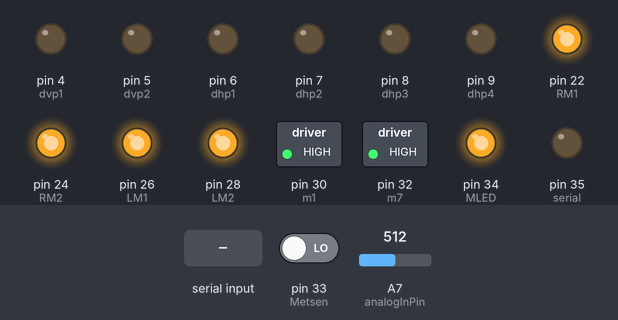
Simulated run of this sketch. Board: Arduino Mega 2560, built with avr-gcc and run on an emulated ATmega2560. On the bench: switched loads named in the sketch (green lamp = pin HIGH), output pins drawn as LEDs (lit = HIGH). Inputs (shaded band) come from the test bench; at power-on: pin 33 (Metsen) LOW, A7 (analogInPin) = 512. Pins used as bus, display or sensor lines are not drawn; what the sketch prints to the serial monitor is not drawn.

Above: at 1.2 s.
1.3 s: "90,45\n" received over Serial
At 1.6 s:
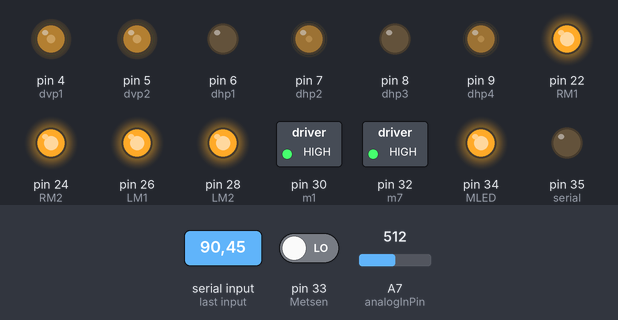
2.8 s: "30,150\n" received over Serial
At 4.0 s:
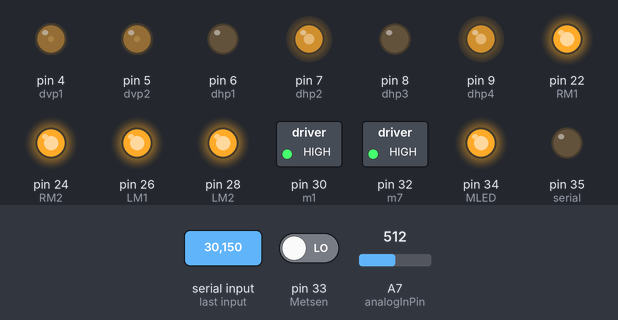
4.3 s: "0\n" received over Serial
At 5.1 s:
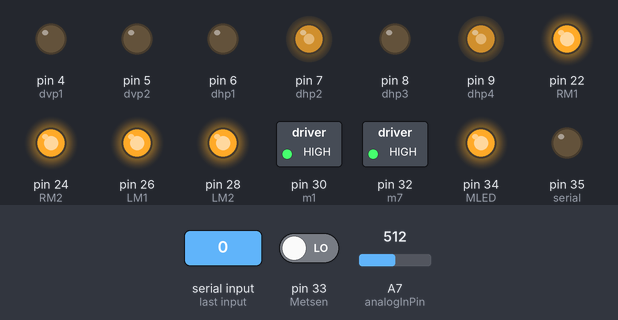
5.8 s: "90\n" received over Serial
At 6.3 s:
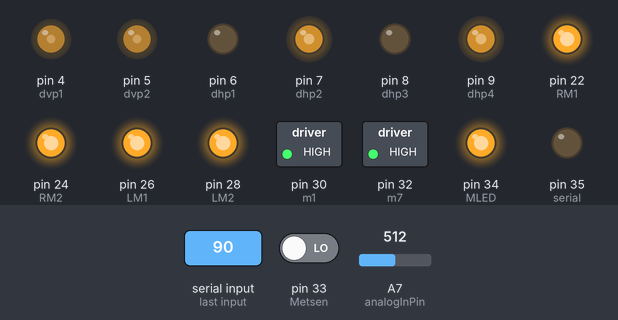
7.3 s: "200\n" received over Serial
At 8.6 s:
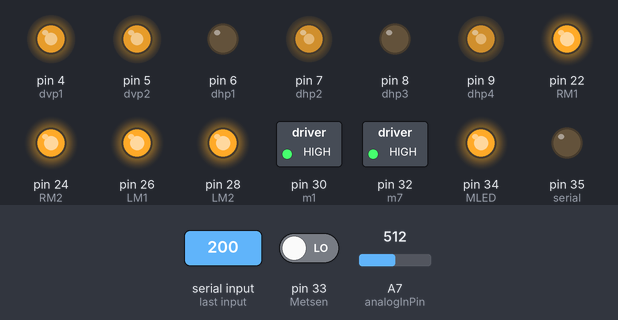
Timing chart, 0 to 9.8 s (numbered marks = the images above; inputs shaded):
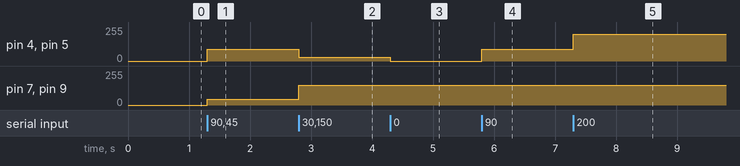

Measured:
- after the input at 1.3 s, pin 4 (dvp1), pin 5 (dvp2): 0/255 → 90/255 at once; pin 7 (dhp2), pin 9 (dhp4): 0/255 → 45/255 at once
- after the input at 2.8 s, pin 4 (dvp1), pin 5 (dvp2): 90/255 → 30/255 at once; pin 7 (dhp2), pin 9 (dhp4): 45/255 → 150/255 at once
- after the input at 4.3 s, pin 4 (dvp1), pin 5 (dvp2): 30/255 → 0/255 at once
- after the input at 5.8 s, pin 4 (dvp1), pin 5 (dvp2): 0/255 → 90/255 at once
- after the input at 7.3 s, pin 4 (dvp1), pin 5 (dvp2): 90/255 → 200/255 at once

The sketch:

ROV-Controller-Arduino.ino
```cpp
//Data Flow
int dataIN[7];
int MotorD[6];
int Relay[8];
int Micro[8];

//Dagu pulse //dhp = Driver Horizontal Pulse
int dvp1 = 4;
int dvp2 = 5;
int dhp1 = 6;
int dhp2 = 7;
int dhp3 = 8;
int dhp4 = 9;

//Dagu direction //dvd = Driver Vertical Direction
int dvd1 = 47;
int dvd2 = 49;
int dhd1 = 39;
int dhd2 = 41;
int dhd3 = 43;
int dhd4 = 45;

//Main Relay pins
int r1 = 38;
int ARM = 40;
int r3 = 42;
int r4 = 44;
int T1 = 46;
int T2 = 48;
int r7 = 50;
int r8 = 52;

//Micro pins
int m1 = 30;
int RM1 = 22;
int RM2 = 24;
int LM1 = 26;
int LM2 = 28;
int MLED = 34;
int m7 = 32;
int m8 = 36;

//Metal Sensor Pin
int Metsen = 33;
int x;

//pH Sensor Pin
int ph = A0;

//Temp. Sensor Pin
const int analogInPin = A7;
const int SensorValueLow = 201;
const int SensorValueDiff = 24; // differance between high and low sensor value
const int TempValueDiff = 60; // differance between high and low Temp value
const int TempValueLow = 37;
int sensorValue = 0;
double Temp = 0;

//States pins
int leak = 37;
int power = 21;
int serial = 35;

void setup() {

  Serial.begin(2000000);

  //Driver pulse
  pinMode(dvp1, OUTPUT);
  pinMode(dvp2, OUTPUT);
  pinMode(dhp1, OUTPUT);
  pinMode(dhp2, OUTPUT);
  pinMode(dhp3, OUTPUT);
  pinMode(dhp4, OUTPUT);

  //Driver directions
  pinMode(dvd1, OUTPUT);
  pinMode(dvd2, OUTPUT);
  pinMode(dhd1, OUTPUT);
  pinMode(dhd2, OUTPUT);
  pinMode(dhd3, OUTPUT);
  pinMode(dhd4, OUTPUT);

  //Relay
  pinMode(r1, OUTPUT);
  pinMode(ARM, OUTPUT);
  pinMode(r3, OUTPUT);
  pinMode(r4, OUTPUT);
  pinMode(T1, OUTPUT);
  pinMode(T2, OUTPUT);
  pinMode(r7, OUTPUT);
  pinMode(r8, OUTPUT);


  //Micro
  pinMode(m1, OUTPUT);
  pinMode(RM1, OUTPUT);
  pinMode(RM2, OUTPUT);
  pinMode(LM1, OUTPUT);
  pinMode(LM2, OUTPUT);
  pinMode(MLED, OUTPUT);
  pinMode(m7, OUTPUT);
  pinMode(m8, OUTPUT);

  //States LEDs
  pinMode(serial, OUTPUT);
  pinMode(leak, INPUT);
  pinMode(power , INPUT);

  //Sensors
  pinMode(Metsen, INPUT);

  //PWM for vertical
  analogWrite(dvp1, 0);
  analogWrite(dvp2, 0);

  //PWM for horizontal
  analogWrite(dhp1, 0);
  analogWrite(dhp2, 0);
  analogWrite(dhp3, 0);
  analogWrite(dhp4, 0);

  //Relays
  digitalWrite(r1, 1);
  digitalWrite(ARM, 1);
  digitalWrite(r3, 1);
  digitalWrite(r4, 1);
  digitalWrite(T1, 1);
  digitalWrite(T2, 1);
  digitalWrite(r7, 1);
  digitalWrite(r8, 1);

  //Micro
  digitalWrite(m1, 1);
  digitalWrite(RM1, 1);
  digitalWrite(RM2, 1);
  digitalWrite(LM1, 1);
  digitalWrite(LM2, 1);
  digitalWrite(MLED, 1);
  digitalWrite(m7, 1);
  digitalWrite(m8, 1);
}

void loop() {

  if (Serial.available() == 0)
  {
    digitalWrite(serial, LOW);                         //Serial led goes low if there isn't serial data
  }

  int i = 0;
  while (Serial.available() > 0)                        //Reciving and decoding
  {
    digitalWrite(serial, HIGH);                         //Serial led goes high if there is serial data

    dataIN[i] = Serial.parseInt();
    if (Serial.read() == '\n') break;
    i++;
  }

  for (int i = 5; i >= 0; i--)
    MotorD[i] = bitRead(dataIN[3], i);

  for (int i = 7; i >= 0; i--)
    Relay[i] = bitRead(dataIN[4], i);

  for (int i = 7; i >= 0; i--)
    Micro[i] = bitRead(dataIN[5], i);


  //PWM for vertical
  analogWrite(dvp1, dataIN[0]);
  analogWrite(dvp2, dataIN[0]);

  //PWM for horizontal
  analogWrite(dhp1, dataIN[2]); //Front Left
  analogWrite(dhp2, dataIN[1]); //Front Right
  analogWrite(dhp3, dataIN[2]); //Back Right
  analogWrite(dhp4, dataIN[1]); //Back Left

  //Driver directions
  digitalWrite(dhd1, MotorD[0]);
  digitalWrite(dhd2, MotorD[1]);
  digitalWrite(dhd3, MotorD[2]);
  digitalWrite(dhd4, MotorD[3]);
  digitalWrite(dvd1, MotorD[4]);
  digitalWrite(dvd2, MotorD[5]);

  //Relays direction
  digitalWrite(r1, 1);
  digitalWrite(ARM, Relay[1]);
  digitalWrite(r3, 1);
  digitalWrite(r4, 1);
  digitalWrite(T1, Relay[4]);
  digitalWrite(T2, Relay[5]);
  digitalWrite(r7, 1);
  digitalWrite(r8, 1);

  //Micro  //m4 hnst8fmhas
  digitalWrite(m1, 1);
  digitalWrite(RM1, 1);
  digitalWrite(RM2, 1);
  digitalWrite(LM1, 1);
  digitalWrite(LM2, 1);
  digitalWrite(MLED, 1);
  digitalWrite(m7, 1);
  digitalWrite(m8, 1);

  //metal sensor
  x = digitalRead(Metsen);

  //Temp. sensor
  sensorValue = analogRead(analogInPin);
  Temp = sensorValue-SensorValueLow;
  Temp = Temp/SensorValueDiff;
  Temp = Temp*TempValueDiff;
  Temp = Temp+TempValueLow;
  Temp = Temp /1.2;
  //LEDs output
  if (dataIN[6] == 1)
  {
    Serial.println ( x );
  }
  if (dataIN[6] == 4)
  {
    Serial.print ( Temp ) ;
    Serial.print ('-');
    Serial.println ( sensorValue ) ;
  }
  else
  {
    Serial.println ( '0' );
  }
}
```
